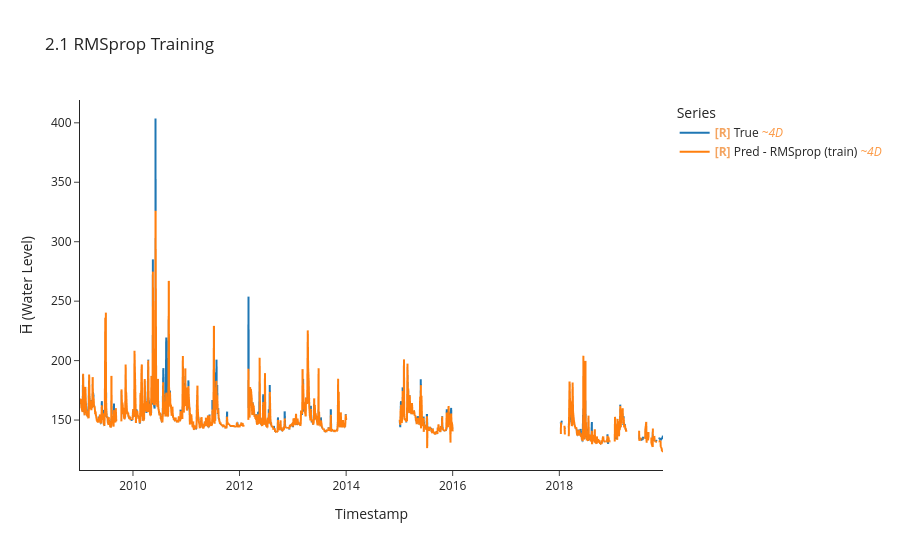

Notebook code for this chart:
### Markdown cell above
## 2.1 : RMSprop

### Code cell
import torch.optim as optim
torch.manual_seed(42)

model_rms, _, crit_rms = build_mlp(LOOKBACK * N_FEATURES, HORIZON)
opt_rms = optim.RMSprop(model_rms.parameters(), lr=1e-3, alpha=0.99)

y_tr_rms, y_pr_rms, idx_rms, losses_rms = uf.train_model_online(
    model_rms, opt_rms, crit_rms,
    BEST_TRAIN_DS, train_df,
    LOOKBACK, HORIZON, BATCH_SIZE,
    max_grad_norm=1.0,
)

uf.calculate_metrics_and_plot(
    {"RMSprop (train)": (y_tr_rms, y_pr_rms, idx_rms)},
    plot_title="2.1 RMSprop Training",
    export_metrics=True, export_html=True,
    export_file_name="results/training/online/p2_rmsprop",
)

### Figure 1 — Plotly figure (JSON) as saved in the notebook; plotly's stock layout.template omitted (floating-point values rounded to 4 significant figures; data arrays with more than 128 entries replaced by an {"elided": "..."} marker saying what was removed)
{"data": [{"hovertemplate": "Legend=True<br>Timestamp=%{x}<br>H̅ (Water Level)=%{y}<extra></extra>", "legendgroup": "True", "line": {"color": "#1f77b4", "dash": "solid", "width": 2}, "marker": {"symbol": "circle"}, "mode": "lines", "name": "<b style=\"color:sandybrown\">[R]</b> True <i style=\"color:#fc9944\">~4D</i>", "showlegend": true, "type": "scattergl", "uid": "e9bf67b5-1dc4-486a-af3a-6121edeffd72", "x": {"elided": "1011 str values"}, "xaxis": "x", "y": {"elided": "1011 float values"}, "yaxis": "y"}, {"hovertemplate": "Legend=Pred - RMSprop (train)<br>Timestamp=%{x}<br>H̅ (Water Level)=%{y}<extra></extra>", "legendgroup": "Pred - RMSprop (train)", "line": {"color": "#ff7f0e", "dash": "solid", "width": 2}, "marker": {"symbol": "circle"}, "mode": "lines", "name": "<b style=\"color:sandybrown\">[R]</b> Pred - RMSprop (train) <i style=\"color:#fc9944\">~4D</i>", "showlegend": true, "type": "scattergl", "uid": "35968b58-fcdd-4af5-93ea-7110e269e1b4", "x": {"elided": "1014 str values"}, "xaxis": "x", "y": {"elided": "1014 float values"}, "yaxis": "y"}], "layout": {"height": 550, "legend": {"title": {"text": "Series"}, "tracegroupgap": 0}, "title": {"text": "2.1 RMSprop Training"}, "xaxis": {"anchor": "y", "domain": [0, 1], "title": {"text": "Timestamp"}}, "yaxis": {"anchor": "x", "domain": [0, 1], "title": {"text": "H̅ (Water Level)"}}}}
